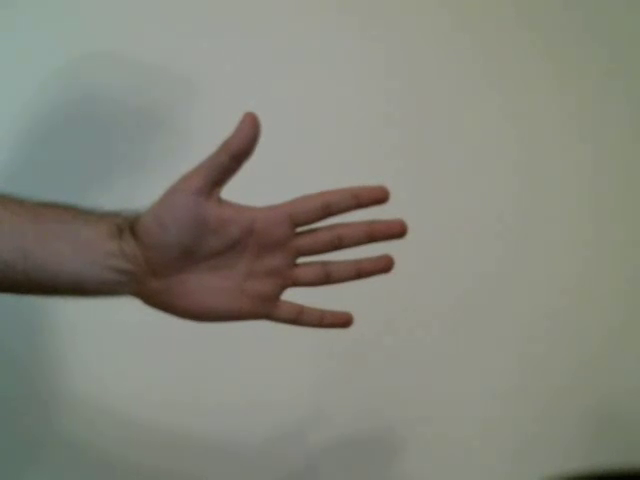
#> input picture frame 34 of Computer Vision/Udemy Jose Portilla/DATA/hand_move.mp4, 640 x 480 px, given in place of 4k.mp4, which was not available
$ jupyter execute 1.7.VideoCanny.ipynb   (shell and % lines are left out)
#> lines starting #> are read from the running program, lines starting #| are printed output that depends on the picture; after the words box and inside, x2 and y2 are one past the last pixel; in counts of white or black regions, pixels touching at a corner belong together; pictures that were not available may be replaced by others from this repository, and a replacement may not be noted
[cell 1]
import numpy as np
import cv2

import matplotlib.pyplot as plt

video= cv2.VideoCapture("4k.mp4")

while True:
    ret, frame = video.read()
#> frame is the input picture: shape (480, 640, 3); mean B, G, R 123.8, 134.2, 133.3
    gray = cv2.cvtColor(frame, cv2.COLOR_BGR2GRAY)
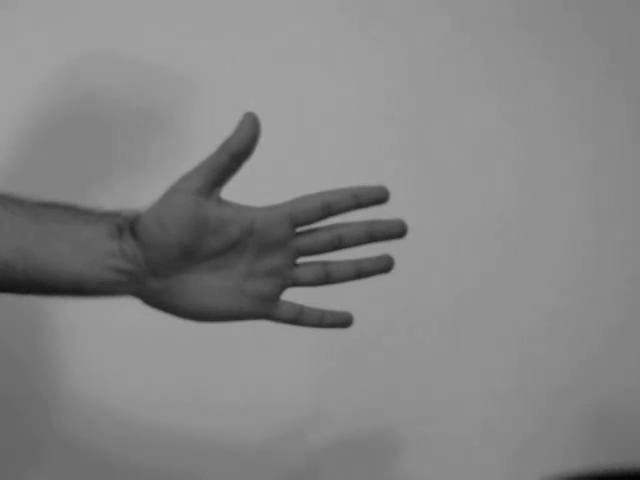
#> gray: shape (480, 640); min 3, max 166, mean 132.8
    medianValue = np.median(frame)
#> medianValue = 139
    lowTH = int(max(0 ,0.7 * medianValue))
#> lowTH = 97
    highTH = int(min(255, 1.3 * medianValue))
#> highTH = 180
    sonuc = cv2.Canny(frame,lowTH,highTH,L2gradient=True)
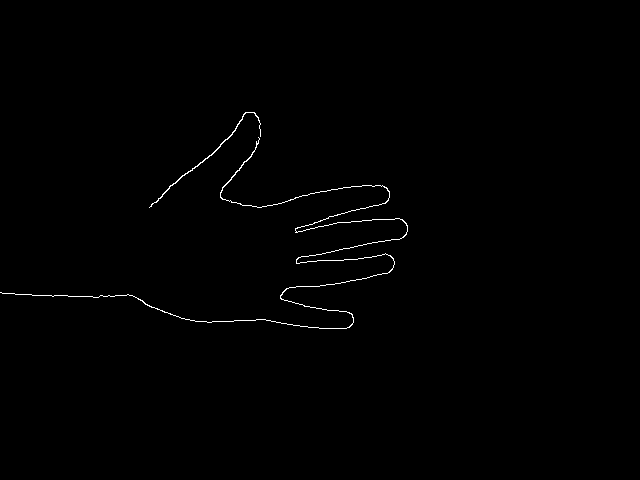
#> sonuc: shape (480, 640); 0.51% white in thin lines or dots, all inside (x1, y1, x2, y2) = (0, 112, 408, 329)

    cv2.imshow('video', sonuc)
    if cv2.waitKey(10) & 0xFF == ord('q'):
#> (key q is pressed here)
        cv2.destroyAllWindows()
        break
video.release()

$ run again, starting later in the video
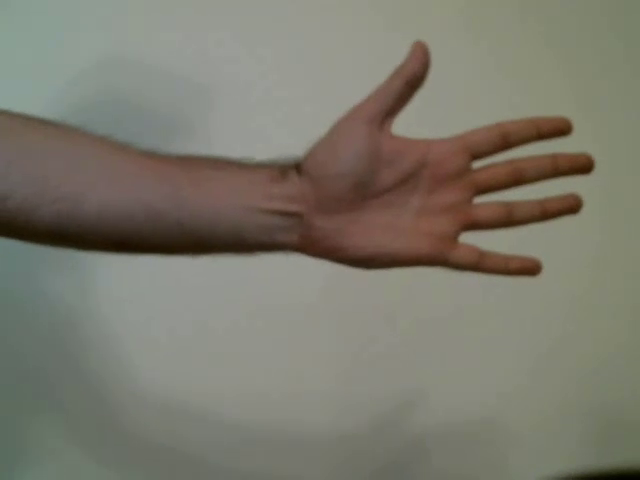
#> input picture frame 272 of Computer Vision/Udemy Jose Portilla/DATA/hand_move.mp4, 640 x 480 px, given in place of 4k.mp4, which was not available
#> frame is the input picture: shape (480, 640, 3); mean B, G, R 109.7, 122, 124.2
#> `gray = cv2.cvtColor(frame, cv2.COLOR_BGR2GRAY)`:
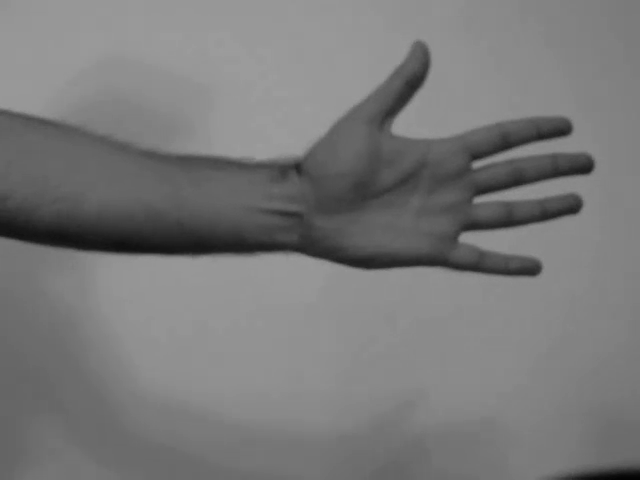
#> gray: shape (480, 640); min 3, max 157, mean 121.2
#> medianValue = 127
#> lowTH = 88
#> highTH = 165
#> `sonuc = cv2.Canny(frame,lowTH,highTH,L2gradient=True)`:
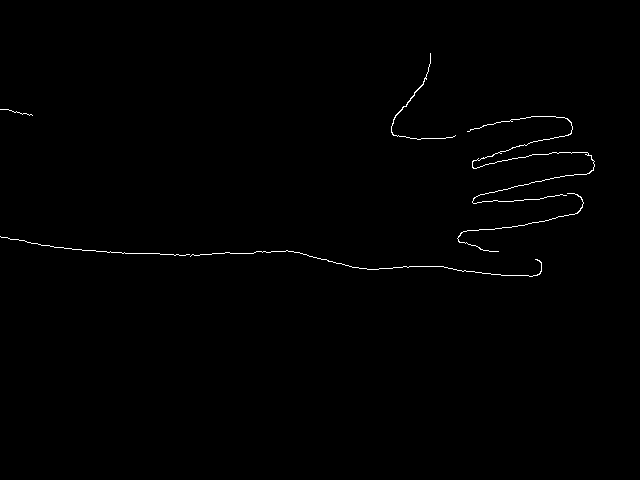
#> sonuc: shape (480, 640); 0.52% white in thin lines or dots, all inside (x1, y1, x2, y2) = (0, 53, 595, 277)
